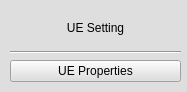
<?xml version="1.0" encoding="UTF-8"?>
<ui version="4.0">
 <class>Form</class>
 <widget class="QWidget" name="Form">
  <property name="geometry">
   <rect>
    <x>0</x>
    <y>0</y>
    <width>187</width>
    <height>92</height>
   </rect>
  </property>
  <property name="windowTitle">
   <string>UE Settings</string>
  </property>
  <property name="styleSheet">
   <string notr="true">background-color: rgb(222, 222, 222);</string>
  </property>
  <widget class="QWidget" name="verticalLayoutWidget">
   <property name="geometry">
    <rect>
     <x>10</x>
     <y>10</y>
     <width>171</width>
     <height>72</height>
    </rect>
   </property>
   <layout class="QVBoxLayout" name="verticalLayout">
    <item>
     <widget class="QLabel" name="label">
      <property name="sizePolicy">
       <sizepolicy hsizetype="Minimum" vsizetype="Minimum">
        <horstretch>0</horstretch>
        <verstretch>0</verstretch>
       </sizepolicy>
      </property>
      <property name="text">
       <string>UE Setting</string>
      </property>
      <property name="alignment">
       <set>Qt::AlignCenter</set>
      </property>
     </widget>
    </item>
    <item>
     <widget class="Line" name="line">
      <property name="orientation">
       <enum>Qt::Horizontal</enum>
      </property>
     </widget>
    </item>
    <item>
     <widget class="QPushButton" name="UE_PropertiesButton">
      <property name="text">
       <string>UE Properties</string>
      </property>
     </widget>
    </item>
   </layout>
  </widget>
 </widget>
 <resources/>
 <connections/>
</ui>
